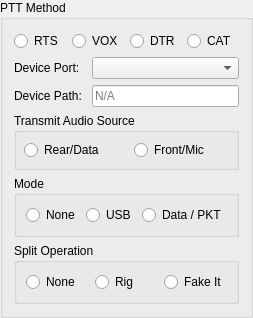
                            <widget class="QGroupBox" name="groupBox_ptt_method">
                             <property name="title">
                              <string>PTT Method</string>
                             </property>
                             <layout class="QVBoxLayout" name="verticalLayout_36">
                              <item>
                               <widget class="QFrame" name="frame_ptt_method">
                                <property name="frameShape">
                                 <enum>QFrame::NoFrame</enum>
                                </property>
                                <property name="frameShadow">
                                 <enum>QFrame::Plain</enum>
                                </property>
                                <layout class="QVBoxLayout" name="verticalLayout_43">
                                 <property name="leftMargin">
                                  <number>0</number>
                                 </property>
                                 <property name="topMargin">
                                  <number>0</number>
                                 </property>
                                 <property name="rightMargin">
                                  <number>0</number>
                                 </property>
                                 <property name="bottomMargin">
                                  <number>0</number>
                                 </property>
                                 <item>
                                  <widget class="QFrame" name="frame_ptt_method_radio_1">
                                   <property name="sizePolicy">
                                    <sizepolicy hsizetype="MinimumExpanding" vsizetype="Preferred">
                                     <horstretch>0</horstretch>
                                     <verstretch>0</verstretch>
                                    </sizepolicy>
                                   </property>
                                   <property name="frameShape">
                                    <enum>QFrame::NoFrame</enum>
                                   </property>
                                   <property name="frameShadow">
                                    <enum>QFrame::Plain</enum>
                                   </property>
                                   <layout class="QHBoxLayout" name="horizontalLayout_19">
                                    <property name="leftMargin">
                                     <number>0</number>
                                    </property>
                                    <property name="topMargin">
                                     <number>0</number>
                                    </property>
                                    <property name="rightMargin">
                                     <number>0</number>
                                    </property>
                                    <property name="bottomMargin">
                                     <number>0</number>
                                    </property>
                                    <item>
                                     <widget class="QRadioButton" name="radioButton_ptt_method_rts">
                                      <property name="text">
                                       <string>RTS</string>
                                      </property>
                                     </widget>
                                    </item>
                                    <item>
                                     <widget class="QRadioButton" name="radioButton_ptt_method_vox">
                                      <property name="text">
                                       <string>VOX</string>
                                      </property>
                                     </widget>
                                    </item>
                                    <item>
                                     <widget class="QRadioButton" name="radioButton_ptt_method_dtr">
                                      <property name="text">
                                       <string>DTR</string>
                                      </property>
                                     </widget>
                                    </item>
                                    <item>
                                     <widget class="QRadioButton" name="radioButton_ptt_method_cat">
                                      <property name="text">
                                       <string>CAT</string>
                                      </property>
                                     </widget>
                                    </item>
                                   </layout>
                                  </widget>
                                 </item>
                                 <item>
                                  <widget class="QFrame" name="frame_ptt_method_port_1">
                                   <property name="frameShape">
                                    <enum>QFrame::NoFrame</enum>
                                   </property>
                                   <property name="frameShadow">
                                    <enum>QFrame::Plain</enum>
                                   </property>
                                   <layout class="QFormLayout" name="formLayout_18">
                                    <property name="leftMargin">
                                     <number>0</number>
                                    </property>
                                    <property name="topMargin">
                                     <number>0</number>
                                    </property>
                                    <property name="rightMargin">
                                     <number>0</number>
                                    </property>
                                    <property name="bottomMargin">
                                     <number>0</number>
                                    </property>
                                    <item row="0" column="0">
                                     <widget class="QLabel" name="label_ptt_method_port">
                                      <property name="text">
                                       <string>Device Port: </string>
                                      </property>
                                     </widget>
                                    </item>
                                    <item row="0" column="1">
                                     <widget class="QComboBox" name="comboBox_ptt_method_port">
                                      <property name="sizePolicy">
                                       <sizepolicy hsizetype="MinimumExpanding" vsizetype="Fixed">
                                        <horstretch>0</horstretch>
                                        <verstretch>0</verstretch>
                                       </sizepolicy>
                                      </property>
                                     </widget>
                                    </item>
                                    <item row="1" column="0">
                                     <widget class="QLabel" name="label_ptt_method_dev_path">
                                      <property name="text">
                                       <string>Device Path: </string>
                                      </property>
                                     </widget>
                                    </item>
                                    <item row="1" column="1">
                                     <widget class="QLineEdit" name="lineEdit_ptt_method_dev_path">
                                      <property name="sizePolicy">
                                       <sizepolicy hsizetype="MinimumExpanding" vsizetype="Fixed">
                                        <horstretch>0</horstretch>
                                        <verstretch>0</verstretch>
                                       </sizepolicy>
                                      </property>
                                      <property name="maxLength">
                                       <number>16384</number>
                                      </property>
                                      <property name="readOnly">
                                       <bool>true</bool>
                                      </property>
                                      <property name="placeholderText">
                                       <string>N/A</string>
                                      </property>
                                     </widget>
                                    </item>
                                   </layout>
                                  </widget>
                                 </item>
                                </layout>
                               </widget>
                              </item>
                              <item>
                               <widget class="QFrame" name="frame_tx_audio_source">
                                <property name="frameShape">
                                 <enum>QFrame::NoFrame</enum>
                                </property>
                                <property name="frameShadow">
                                 <enum>QFrame::Plain</enum>
                                </property>
                                <layout class="QVBoxLayout" name="verticalLayout_45">
                                 <property name="leftMargin">
                                  <number>0</number>
                                 </property>
                                 <property name="topMargin">
                                  <number>0</number>
                                 </property>
                                 <property name="rightMargin">
                                  <number>0</number>
                                 </property>
                                 <property name="bottomMargin">
                                  <number>0</number>
                                 </property>
                                 <item>
                                  <widget class="QGroupBox" name="groupBox_tx_audio_source">
                                   <property name="title">
                                    <string>Transmit Audio Source</string>
                                   </property>
                                   <layout class="QHBoxLayout" name="horizontalLayout_7">
                                    <property name="spacing">
                                     <number>0</number>
                                    </property>
                                    <property name="leftMargin">
                                     <number>0</number>
                                    </property>
                                    <property name="topMargin">
                                     <number>0</number>
                                    </property>
                                    <property name="rightMargin">
                                     <number>0</number>
                                    </property>
                                    <property name="bottomMargin">
                                     <number>0</number>
                                    </property>
                                    <item>
                                     <widget class="QFrame" name="frame_tx_audio_rear_data">
                                      <property name="frameShape">
                                       <enum>QFrame::NoFrame</enum>
                                      </property>
                                      <property name="frameShadow">
                                       <enum>QFrame::Plain</enum>
                                      </property>
                                      <layout class="QVBoxLayout" name="verticalLayout_39">
                                       <property name="spacing">
                                        <number>7</number>
                                       </property>
                                       <property name="leftMargin">
                                        <number>7</number>
                                       </property>
                                       <property name="topMargin">
                                        <number>7</number>
                                       </property>
                                       <property name="rightMargin">
                                        <number>7</number>
                                       </property>
                                       <property name="bottomMargin">
                                        <number>7</number>
                                       </property>
                                       <item>
                                        <widget class="QRadioButton" name="radioButton_tx_audio_src_rear_data">
                                         <property name="text">
                                          <string>Rear/Data</string>
                                         </property>
                                        </widget>
                                       </item>
                                      </layout>
                                     </widget>
                                    </item>
                                    <item>
                                     <widget class="QFrame" name="frame_tx_audio_front_mic">
                                      <property name="frameShape">
                                       <enum>QFrame::NoFrame</enum>
                                      </property>
                                      <property name="frameShadow">
                                       <enum>QFrame::Plain</enum>
                                      </property>
                                      <layout class="QVBoxLayout" name="verticalLayout_38">
                                       <property name="spacing">
                                        <number>7</number>
                                       </property>
                                       <property name="leftMargin">
                                        <number>7</number>
                                       </property>
                                       <property name="topMargin">
                                        <number>7</number>
                                       </property>
                                       <property name="rightMargin">
                                        <number>7</number>
                                       </property>
                                       <property name="bottomMargin">
                                        <number>7</number>
                                       </property>
                                       <item>
                                        <widget class="QRadioButton" name="radioButton_tx_audio_src_front_mic">
                                         <property name="text">
                                          <string>Front/Mic</string>
                                         </property>
                                        </widget>
                                       </item>
                                      </layout>
                                     </widget>
                                    </item>
                                   </layout>
                                  </widget>
                                 </item>
                                </layout>
                               </widget>
                              </item>
                              <item>
                               <widget class="QFrame" name="frame_mode">
                                <property name="frameShape">
                                 <enum>QFrame::NoFrame</enum>
                                </property>
                                <property name="frameShadow">
                                 <enum>QFrame::Plain</enum>
                                </property>
                                <layout class="QVBoxLayout" name="verticalLayout_46">
                                 <property name="leftMargin">
                                  <number>0</number>
                                 </property>
                                 <property name="topMargin">
                                  <number>0</number>
                                 </property>
                                 <property name="rightMargin">
                                  <number>0</number>
                                 </property>
                                 <property name="bottomMargin">
                                  <number>0</number>
                                 </property>
                                 <item>
                                  <widget class="QGroupBox" name="groupBox_mode">
                                   <property name="title">
                                    <string>Mode</string>
                                   </property>
                                   <layout class="QHBoxLayout" name="horizontalLayout_25">
                                    <item>
                                     <widget class="QRadioButton" name="radioButton_mode_none">
                                      <property name="text">
                                       <string>None</string>
                                      </property>
                                     </widget>
                                    </item>
                                    <item>
                                     <widget class="QRadioButton" name="radioButton_mode_usb">
                                      <property name="text">
                                       <string>USB</string>
                                      </property>
                                     </widget>
                                    </item>
                                    <item>
                                     <widget class="QRadioButton" name="radioButton_mode_data_pkt">
                                      <property name="text">
                                       <string>Data / PKT</string>
                                      </property>
                                     </widget>
                                    </item>
                                   </layout>
                                  </widget>
                                 </item>
                                </layout>
                               </widget>
                              </item>
                              <item>
                               <widget class="QFrame" name="frame_split_operation">
                                <property name="frameShape">
                                 <enum>QFrame::NoFrame</enum>
                                </property>
                                <property name="frameShadow">
                                 <enum>QFrame::Plain</enum>
                                </property>
                                <layout class="QVBoxLayout" name="verticalLayout_47">
                                 <property name="leftMargin">
                                  <number>0</number>
                                 </property>
                                 <property name="topMargin">
                                  <number>0</number>
                                 </property>
                                 <property name="rightMargin">
                                  <number>0</number>
                                 </property>
                                 <property name="bottomMargin">
                                  <number>0</number>
                                 </property>
                                 <item>
                                  <widget class="QGroupBox" name="groupBox_split_operation">
                                   <property name="title">
                                    <string>Split Operation</string>
                                   </property>
                                   <layout class="QHBoxLayout" name="horizontalLayout_26">
                                    <item>
                                     <widget class="QRadioButton" name="radioButton_split_none">
                                      <property name="text">
                                       <string>None</string>
                                      </property>
                                     </widget>
                                    </item>
                                    <item>
                                     <widget class="QRadioButton" name="radioButton_split_rig">
                                      <property name="text">
                                       <string>Rig</string>
                                      </property>
                                     </widget>
                                    </item>
                                    <item>
                                     <widget class="QRadioButton" name="radioButton_split_fake_it">
                                      <property name="text">
                                       <string>Fake It</string>
                                      </property>
                                     </widget>
                                    </item>
                                   </layout>
                                  </widget>
                                 </item>
                                </layout>
                               </widget>
                              </item>
                             </layout>
                            </widget>
